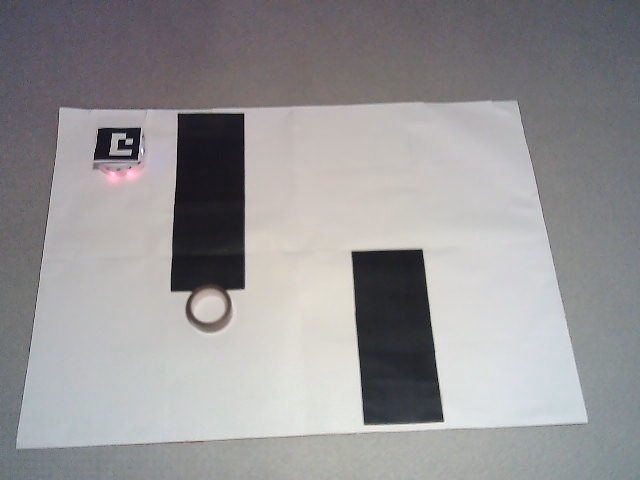
#> input picture camera/raw_map.jpg, 640 x 480 px; its folder holds 3 pictures in this run; the run also reads 1 picture not shown here
$ jupyter execute --allow-errors final_report.ipynb   (shell and % lines are left out)
#> lines starting #> are read from the running program, lines starting #| are printed output that depends on the picture
### path_planning/prm.py
import random
import math
import numpy as np
import matplotlib.pyplot as plt
from scipy.spatial import cKDTree
import cv2

from path_planning.create_map import create_map

# parameter
N_SAMPLE = 500  # number of sample_points
N_KNN = 10  # number of edge from one sampled point
MAX_EDGE_LEN = 30.0  # [m] Maximum edge length

show_animation = True


class Node:
    """
    Node class for dijkstra search
    """

    # [5 lines left out: function __init__, not called in this run]

    def __str__(self):
        return str(self.x) + "," + str(self.y) + "," +\
               str(self.cost) + "," + str(self.parent_index)


# [202 lines left out: functions prm_planning, is_collision, generate_road_map, dijkstra_planning, plot_road_map, sample_points, not called in this run]


def main():
    print(__file__ + " start!!")

    img = cv2.imread('path_planning/map1.jpg')
    img = cv2.flip(img, 0)
    ox, oy, scale = create_map(img)
    # start and goal position
    sx = 60.0/scale  # [m]
    sy = 300.0/scale  # [m]
    gx = 520.0/scale  # [m]
    gy = 50.0/scale  # [m]
    robot_size = 25.0/scale  # [m]

    # [4 lines of commented-out code are left out]

    if show_animation:
        plt.plot(ox, oy, ".k", markersize=scale)
        plt.plot(sx, sy, "^r")
        plt.plot(gx, gy, "^c")
        plt.grid(True)
        #plt.axis("equal")
        #plt.axis([-20, 50, -2, 50])
    rx, ry = prm_planning(sx, sy, gx, gy, ox, oy, robot_size)

    #assert rx, 'Cannot found path'

    if show_animation:
        plt.plot(rx, ry, "-r")
        plt.pause(0.001)
        plt.show()


# [2 lines that do not run on import are left out]

### utils/Thymio.py
# Communication with Thymio via serial port or tcp
# Author: Yves Piguet, EPFL

import threading

class Message:
    """Aseba message data.
    """

    # v5
    ID_BOOTLOADER_RESET = 0x8000
    ID_BOOTLOADER_READ_PAGE = 0x8001
    ID_BOOTLOADER_WRITE_PAGE = 0x8002
    ID_BOOTLOADER_PAGE_DATA_WRITE = 0x8003
    ID_BOOTLOADER_DESCRIPTION = 0x8004
    ID_BOOTLOADER_PAGE_DATA_READ = 0x8005
    ID_BOOTLOADER_ACK = 0x8006
    ID_DESCRIPTION = 0x9000
    ID_NAMED_VARIABLE_DESCRIPTION = 0x9001
    ID_LOCAL_EVENT_DESCRIPTION = 0x9002
    ID_NATIVE_FUNCTION_DESCRIPTION = 0x9003
    ID_VARIABLES = 0x9005
    ID_EXECUTION_STATE_CHANGED = 0x900a
    ID_NODE_PRESENT = 0x900c
    ID_GET_DESCRIPTION = 0xa000
    ID_SET_BYTECODE = 0xa001
    ID_RESET = 0xa002
    ID_RUN = 0xa003
    ID_PAUSE = 0xa004
    ID_STEP = 0xa005
    ID_STOP = 0xa006
    ID_GET_EXECUTION_STATE = 0xa007
    ID_BREAKPOINT_SET = 0xa008
    ID_BREAKPOINT_CLEAR = 0xa009
    ID_BREAKPOINT_CLEAR_ALL = 0xa00a
    ID_GET_VARIABLES = 0xa00b
    ID_SET_VARIABLES =  0xa00c
    ID_GET_NODE_DESCRIPTION = 0xa010
    ID_LIST_NODES = 0xa011
    # v6
    ID_GET_DEVICE_INFO = 0xa012
    ID_SET_DEVICE_INFO = 0xa013
    # v7
    ID_GET_CHANGED_VARIABLES = 0xa014
    # v8
    ID_GET_NODE_DESCRIPTION_FRAGMENT = 0xa015

    PROTOCOL_VERSION = 5

    def __init__(self, id, source_node, payload):
        self.id = id
        self.source_node = source_node
        self.payload = payload

    # [11 lines left out: functions get_uint16, get_string, not called in this run]

    @staticmethod
    def uint16_to_bytes(word):
        """Convert an unsigned 16-bit integer to bytes.
        """
        return bytes([word % 256, word // 256])

    @staticmethod
    def uint16array_to_bytes(a):
        """Convert an array of unsigned 16-bit integer to bytes.
        """
        bytes = b"";
        for word in a:
            bytes += Message.uint16_to_bytes(word)
        return bytes

    # [71 lines left out: function decode, not called in this run]

    def serialize(self):
        """Serialize message to bytes.
        """
        return (self.uint16_to_bytes(len(self.payload)) +
                self.uint16_to_bytes(self.source_node) +
                self.uint16_to_bytes(self.id) +
                self.payload)

    # [60 lines left out: functions id_to_str, __str__, not called in this run]


class InputThread(threading.Thread):
    """Thread which reads messages asynchronously.
    """

    def __init__(self, io, handle_msg=None):
        threading.Thread.__init__(self)
        self.io = io
        self.handle_msg = handle_msg

    def read_uint16(self):
        """Read an unsigned 16-bit number.
        """
        b = self.io.read(2)
        return b[0] + 256 * b[1]

    def read_message(self):
        """Read a complete message.
        """
        try:
            payload_len = self.read_uint16()
            source_node = self.read_uint16()
            id = self.read_uint16()
            payload = self.io.read(payload_len)
        except:
            return None
        msg = Message(id, source_node, payload)
        return msg

    def run(self):
        """Input thread code.
        """
        while True:
            msg = self.read_message()
            if msg:
                msg.decode()
                if self.handle_msg:
                    self.handle_msg(msg)
            else:
                break


class RemoteNode:
    """Remote node description and state.
    """

    def __init__(self):
        self.node_id = None
        self.node_name = None
        self.var_total_size = 0
        self.var_offset = {}
        self.var_size = {}
        self.var_data = []

    # [16 lines left out: functions add_var, reset_var_data, get_var, not called in this run]

    def get_var_array(self, name):
        """Get the value of an array variable.
        """
        offset = self.var_offset[name]
        return self.var_data[offset : offset + self.var_size[name]]

    # [15 lines left out: functions set_var, set_var_array, set_var_data, not called in this run]


class Thymio:
    """Connection to a Thymio.
    """

    def __init__(self, io, node_id=1, refreshing_rate=None):
        self.terminating = False
        self.io = io
        self.node_id = node_id
        self.remote_node = RemoteNode()
        self.auto_handshake = False

        self.input_lock = threading.Lock()
        self.input_thread = InputThread(self.io,
                                        lambda msg: self.handle_message(msg))
        self.input_thread.start()

        self.output_lock = threading.Lock()
        self.refreshing_timeout = None
        self.refreshing_trigger = threading.Event()  # initially wait() blocks
        def do_refresh():
            while not self.terminating:
                self.refreshing_trigger.wait(self.refreshing_timeout)
                self.refreshing_trigger.clear()
                self.get_variables()
        self.refresh_thread = threading.Thread(target=do_refresh)
        self.refresh_thread.start()
        if refreshing_rate is not None:
            self.set_refreshing_rate(refreshing_rate)

    # [4 lines left out: function close, not called in this run]

    def __del__(self):
        self.terminating = True
        self.close()

    def __enter__(self):
        return self

    def __exit__(self, type, value, traceback):
        self.close()

    # [20 lines left out: function serial_default_port, not called in this run]

    @staticmethod
    def serial(port=None, node_id=1, refreshing_rate=None):
        """Create Thymio object with a serial connection.
        """
        import serial  # pip3 install pyserial
        if port is None:
            port = Thymio.serial_default_port()
        th = Thymio(serial.Serial(port), node_id, refreshing_rate)
        th.handshake()
        return th

    # [22 lines left out: functions tcp, null, not called in this run]

    def handshake(self):
        self.auto_handshake = True
        self.list_nodes()

    def set_refreshing_rate(self, rate):
        """Change the auto-refresh rate to update variables.
        """
        self.refreshing_timeout = rate
        if rate is not None:
            # refresh now
            self.refreshing_trigger.set()

    # [23 lines left out: function handle_message, not called in this run]

    def send(self, msg):
        """Send a message.
        """
        with self.output_lock:
            self.io.write(msg.serialize())

    def get_target_node_id(self):
        """Get target node ID.
        """
        with self.input_lock:
            return self.remote_node.node_id

    # [5 lines left out: function get_target_node_var_total_size, not called in this run]

    def list_nodes(self):
        """Send a LIST_NODES message.
        """
        payload = Message.uint16array_to_bytes([Message.PROTOCOL_VERSION])
        msg = Message(Message.ID_LIST_NODES, self.node_id, payload)
        self.send(msg)

    # [9 lines left out: function get_node_description, not called in this run]

    def get_variables(self, chunk_offset=0, chunk_length=None, target_node_id=None):
        """Send a GET_VARIABLES message.
        """
        if target_node_id is None:
            target_node_id = self.get_target_node_id()
        if target_node_id is not None:
            payload = Message.uint16array_to_bytes([
                self.get_target_node_id() if target_node_id is None else target_node_id,
                chunk_offset,
                self.get_target_node_var_total_size() if chunk_length is None else chunk_length
            ])
            msg = Message(Message.ID_GET_VARIABLES, self.node_id, payload)
            self.send(msg)

    # [27 lines left out: functions set_variables, variable_description, get_var, not called in this run]

    def get_var_array(self, name):
        """Get the value of an array variable from the local copy.
        """
        with self.input_lock:
            return self.remote_node.get_var_array(name)

    # [14 lines left out: functions set_var, set_var_array, not called in this run]

    def __getitem__(self, key):
        val = self.get_var_array(key)
        return val if len(val) != 1 else val[0]

    # [5 lines left out: function __setitem__, not called in this run]


# [9 lines that do not run on import are left out]

### global_nav/voronoi_road_map.py
import math
import numpy as np
import matplotlib.pyplot as plt
from scipy.spatial import cKDTree, Voronoi
import cv2

from dijkstra_search import DijkstraSearch


class VoronoiRoadMapPlanner:
    """
    Voronoi Road Map Planner

    author: Atsushi Sakai (@Atsushi_twi)
    """
    # [109 lines left out: functions __init__, planning, is_collision, generate_road_map_info, plot_road_map, voronoi_sampling, not called in this run]

def get_path(img,show_animation,start,goal):
    """
    Order the 4 points of an object in correct order
    Parameters:
        img(image): grayscale source image
        show_animation(boolean): determines whether to plot the Voronoi trajectory
        start(int np.array): start position [x,y]
        goal(int np.array): goal position [x,y]
    Returns:
        path(int np.array): voronoi path coordinates in [x,y] of robot
                            to get from start to goal
    """

    print("Voronoi path planning is starting...")

    robot_size = 100  # [mm]
    factor = 15 # Scaling factor

    # Convert start and end positions based on new factor size
    start = np.array(start)/factor
    goal = np.array(goal)/factor
    robot_size = robot_size/factor

    row, col = img.shape[:2]
    bordersize = 5

    border = cv2.copyMakeBorder(
        img,
        top=bordersize,
        bottom=bordersize,
        left=bordersize,
        right=bordersize,
        borderType=cv2.BORDER_CONSTANT,
        value=[0, 0, 0]
    )

    # Map size is 1188 x 840
    X,Y = img.shape # X and Y are flipped here

    pixel2mmx = 840 / X
    pixel2mmy = 1188 / Y

    new_img = cv2.resize(border,(int(pixel2mmy*Y/factor), int(pixel2mmx*X/factor)))

    ret, thresh = cv2.threshold(new_img,127,255,cv2.THRESH_BINARY_INV)
    thresh = np.rot90(thresh,k=1, axes=(1,0))
    #thresh = cv2.flip(thresh,0)

    coords = np.column_stack(np.where(thresh == 255))
    coords = np.transpose(coords)

    ox = coords[0,:].tolist()
    oy = coords[1,:].tolist()

    if show_animation:  # pragma: no cover
        plt.plot(ox, oy, ".k")
        plt.plot(start[0], start[1], "^r")
        plt.plot(goal[0], goal[1], "^c")
        plt.grid(True)
        plt.axis("equal")

    rx, ry = VoronoiRoadMapPlanner().planning(start[0], start[1], goal[0], goal[1], ox, oy,
                                              robot_size, show_animation)

    assert rx, 'Cannot found path'

    if show_animation:  # pragma: no cover
        plt.plot(rx, ry, "-r")
        plt.pause(0.1)
        plt.show()

    # Convert scaled value back to mm values in integer format
    rx = (np.array(rx)*factor).astype(int)
    ry = (np.array(ry)*factor).astype(int)


    path = np.stack((rx,ry),axis = -1)
    return path


# [9 lines of commented-out code are left out]

### path_planning/rrt.py
import math
import random
import cv2
import matplotlib.pyplot as plt
import numpy as np

from path_planning.create_map import create_map

show_animation = True


class RRT:
    """
    Class for RRT planning
    """

    class Node:
        """
        RRT Node
        """

        # [184 lines left out: functions __init__, __init__, planning, steer, generate_final_course, calc_dist_to_goal and 6 more, not called in this run]


def main():
    print("start " + __file__)
    # ====Search Path with RRT====
    #obstacleList = [(5, 5), (3, 6), (3, 8), (3, 10), (7, 5),
    #                (9, 5), (8, 10)]  # [x, y, radius]

    img = cv2.imread('path_planning/map1.jpg')
    img = cv2.flip(img, 0)
    ox, oy, scale = create_map(img)


    sx = 60.0/scale  # [m]
    sy = 300.0/scale
    gx = 520.0/scale
    gy = 50.0/scale


    obstacleList = list(zip(ox, oy))
    # Set Initial parameters
    rrt = RRT(
        start=[sx, sy],
        goal=[gx, gy],
        rand_area=[-2, gx],
        obstacle_list=obstacleList)
    path = rrt.planning(animation=show_animation)

    if path is None:
        print("Cannot find path")
    else:
        print("found path!!")

        # Draw final path
        if show_animation:
            rrt.draw_graph()
            plt.plot([x for (x, y) in path], [y for (x, y) in path], '-r')
            plt.grid(True)
            plt.pause(0.01)  # Need for Mac
            #plt.axis([-20, 50, -2, 50])
            plt.show()


# [2 lines that do not run on import are left out]

### utils/motion.py
import time
import math
import numpy as np
from threading import Timer

class RepeatedTimer(object):
    """
        This class handles Threading initialization, running and stopping
    """
    def __init__(self, interval, function, *args, **kwargs):
        self._timer     = None
        self.interval   = interval
        self.function   = function
        self.args       = args
        self.kwargs     = kwargs
        self.is_running = False
        self.start()

    # [4 lines left out: function _run, not called in this run]

    def start(self):
        if not self.is_running:
            self._timer = Timer(self.interval, self._run)
            self._timer.start()
            self.is_running = True

    def stop(self):
        self._timer.cancel()
        self.is_running = False


class Robot():
    """
        This class handles the Thymio instantiation, its state representation, and the different actions it can perform
    """
    def __init__(self, th):
        self.curr_pos = [0,0,0]
        self.wheeltowheel_length = 95 #mm
        self.speed = 100 #Thymio speed
        self.speed_to_mm_s = 0.31573 #multiply with Thymio speed to get mm/s
        self.speed_to_deg_s = math.degrees(2*self.speed_to_mm_s/self.wheeltowheel_length)
        self.th = th
        self.rt = RepeatedTimer(0.4, self.test_saw_wall) # it auto-starts, no need of rt.start()

        self.flag_local = False
        self.flag_skip = 0

    def get_position(self):
        """
        Get the absolut position of the robot
        Returns:
            curr_pos = [x,y,angle] current absolut position and absolut angle
        """
        return self.curr_pos

    def set_position(self, pos):
        """
        Set a new absolut position of the robot
        Parameters:
            pos (list): [x,y, angle] current absolut position and absolut angle
        """
        self.curr_pos = pos

    def get_speed(self): #Measures Thymio speed at each wheel
        """
        return the speed of the robot in mm/s
        Returns:
            measured_speed (int): measured speed in mm/s
        """
        self.measured_speed = np.array([self.th["motor.left.speed"], self.th["motor.right.speed"]])

        if self.measured_speed[0] > 9999:
            self.measured_speed[0] = self.measured_speed[0] - 2**16
        if self.measured_speed[1] > 9999:
            self.measured_speed[1] = self.measured_speed[1] - 2**16

        #convert to mm/s
        self.measured_speed = self.speed_to_mm_s * self.measured_speed

        #print(self.measured_speed)
        return self.measured_speed

    def set_speed(self, speed):
        """
        Set the speed of the robot
        Parameters:
            speed (int): new speed of the robot
        """
        self.speed = speed

    # [183 lines left out: functions move_to_target, go_straight, time_move, turn, move, stop and 2 more, not called in this run]

### final_report.ipynb
# Basics of Mobile Robotics Project EPFL 2020

Members: Celinna Ju, Mickaël Achkar, Kevin Qiu, Joachim Honegger

[cell 1]
#you can install the libraries through the requirement.txt file
import os
import sys
import math
import numpy as np
import matplotlib.pyplot as plt
import cv2
from IPython.display import Image

sys.path.insert(0, os.path.join(os.getcwd(), 'utils'))
sys.path.insert(0, os.path.join(os.getcwd(), 'camera'))
sys.path.insert(0, os.path.join(os.getcwd(), 'global_nav'))

import matplotlib.pyplot as plt
import matplotlib.image as mpimg
from matplotlib import rcParams

# Introduction
The COVID-19 pandemic has been a big part of the lives of people around the world. EPFL students had to transition from in-person to online learning in 2020. This has been a difficult time for many people. A vaccine for the coronavirus will enable people to slowly return to normal life. As students, we wish to be able to attend classes in person again, socialize with friends freely, and enjoy our university experience. With this in mind, we decided to create an environment where the Thymio will be finding the vaccine for the coronavirus.

Project demonstration video
<video width="900" controls src="video/project_demonstration.mp4" />

Thymio kidnapping demonstration video
<video width="900" controls src="video/thymio_kidnapping_demonstration.mp4" />

#Summary

In this project, we implemented several image processing methods including adaptive thresholding, morphology, and template matching. Then we compared several path planning algorithms: A*, Voronoi diagrams, Probabilistic road maps (PRM) and Rapidly-exploring random trees (RRT). After the comparison we decided to use Voronoi diagrams. Then, we added motion control methods to easily control the Thymio and avoid obstacles locally. Additionally, we implemented the extended Kalman filter (EKF) to correct the speed of the wheels. Finally, we added live camera positioning using ArUco markers to correct the position and angle of the Thymio.

# 1. Environment

## Image processing (get_corners from unwarp.py)
Due to the limited resolution of the webcam we had, we decided to use a fairly small map as the environment. The map is constructed out of white paper, and the obstacles are made out of black paper. A video of the map is taken with a webcam. Since the camera sees the map at a slight angle, we need to flatten the image in order to have a more accurate idea of the robot's location. This is done through image processing. Initially, a single image of the empty map is taken in order to find the four corners of the map. The following steps are done to process the image before the corners can be found:
1. Convert image to grayscale
2. Do adaptive threshold on gray image
3. Apply morphology
4. Separate then combine horizontal and vertical to filter out spots outside of the rectangle
5. Remove specks and spots in the image below a threshold area
6. Get largest contour in image
7. Get the corners of the contour

The algorithm requires all four corners of the map to be clearly seen in the source image. Other obstacles such as the Thymio and random obstacles will not affect the detection of the map countour and corners as long as they are contained within the map.

[cell 2]

raw = mpimg.imread("camera/raw_map.jpg")
#> raw is the input picture: shape (480, 640, 3); mean R, G, B 150.5, 148.8, 150.3
rect = mpimg.imread("report_plots/rectangle_rect.jpg")
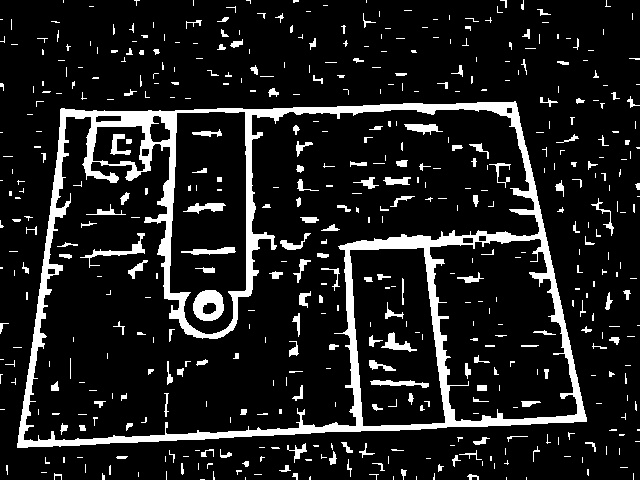
#> input picture report_plots/rectangle_rect.jpg, 640 x 480 px
#> rect is the input picture: shape (480, 640); min 0, max 255, mean 30.4
res = mpimg.imread("report_plots/rectangle_res.jpg")
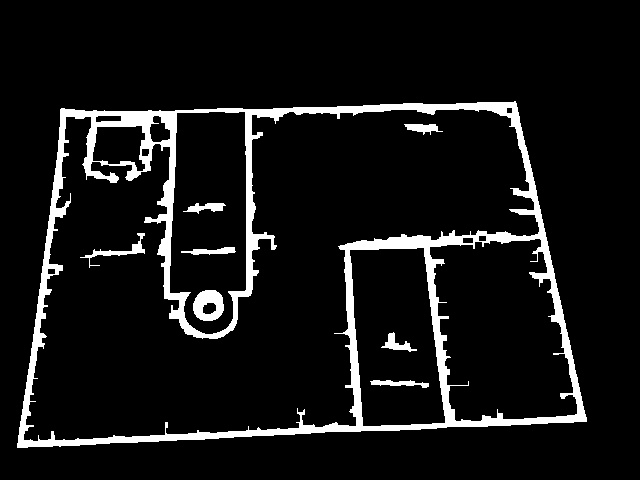
#> input picture report_plots/rectangle_res.jpg, 640 x 480 px
#> res is the input picture: shape (480, 640); min 0, max 255, mean 21
thresh = mpimg.imread("report_plots/rectangle_thresh.jpg")
#> (the rest of the program and of its run is left out)
